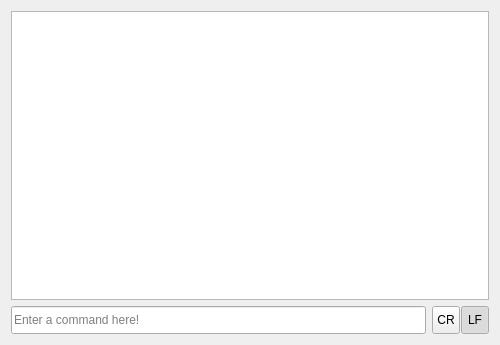
<?xml version="1.0" encoding="UTF-8"?>
<ui version="4.0">
 <class>ScipTerminalHelperPlugin</class>
 <widget class="QWidget" name="ScipTerminalHelperPlugin">
  <property name="geometry">
   <rect>
    <x>0</x>
    <y>0</y>
    <width>500</width>
    <height>345</height>
   </rect>
  </property>
  <property name="minimumSize">
   <size>
    <width>500</width>
    <height>0</height>
   </size>
  </property>
  <property name="windowTitle">
   <string>Connection Terminal</string>
  </property>
  <property name="windowIcon">
   <iconset>
    <normaloff>:/icons/terminal_icon</normaloff>:/icons/terminal_icon</iconset>
  </property>
  <layout class="QVBoxLayout" name="verticalLayout">
   <item>
    <widget class="QPlainTextEdit" name="console"/>
   </item>
   <item>
    <layout class="QHBoxLayout" name="horizontalLayout">
     <item>
      <widget class="CommandLine" name="commandLine">
       <property name="minimumSize">
        <size>
         <width>0</width>
         <height>28</height>
        </size>
       </property>
       <property name="placeholderText">
        <string>Enter a command here!</string>
       </property>
      </widget>
     </item>
     <item>
      <layout class="QHBoxLayout" name="horizontalLayout_2">
       <property name="spacing">
        <number>1</number>
       </property>
       <property name="rightMargin">
        <number>0</number>
       </property>
       <item>
        <widget class="QToolButton" name="crButton">
         <property name="minimumSize">
          <size>
           <width>28</width>
           <height>28</height>
          </size>
         </property>
         <property name="maximumSize">
          <size>
           <width>28</width>
           <height>28</height>
          </size>
         </property>
         <property name="text">
          <string>CR</string>
         </property>
         <property name="checkable">
          <bool>true</bool>
         </property>
         <property name="toolButtonStyle">
          <enum>Qt::ToolButtonTextOnly</enum>
         </property>
        </widget>
       </item>
       <item>
        <widget class="QToolButton" name="lfButton">
         <property name="minimumSize">
          <size>
           <width>28</width>
           <height>28</height>
          </size>
         </property>
         <property name="maximumSize">
          <size>
           <width>28</width>
           <height>28</height>
          </size>
         </property>
         <property name="text">
          <string>LF</string>
         </property>
         <property name="checkable">
          <bool>true</bool>
         </property>
         <property name="checked">
          <bool>true</bool>
         </property>
         <property name="toolButtonStyle">
          <enum>Qt::ToolButtonTextOnly</enum>
         </property>
        </widget>
       </item>
      </layout>
     </item>
    </layout>
   </item>
  </layout>
 </widget>
 <customwidgets>
  <customwidget>
   <class>CommandLine</class>
   <extends>QLineEdit</extends>
   <header>CommandLine.h</header>
  </customwidget>
 </customwidgets>
 <tabstops>
  <tabstop>commandLine</tabstop>
  <tabstop>console</tabstop>
 </tabstops>
 <resources/>
 <connections/>
</ui>
